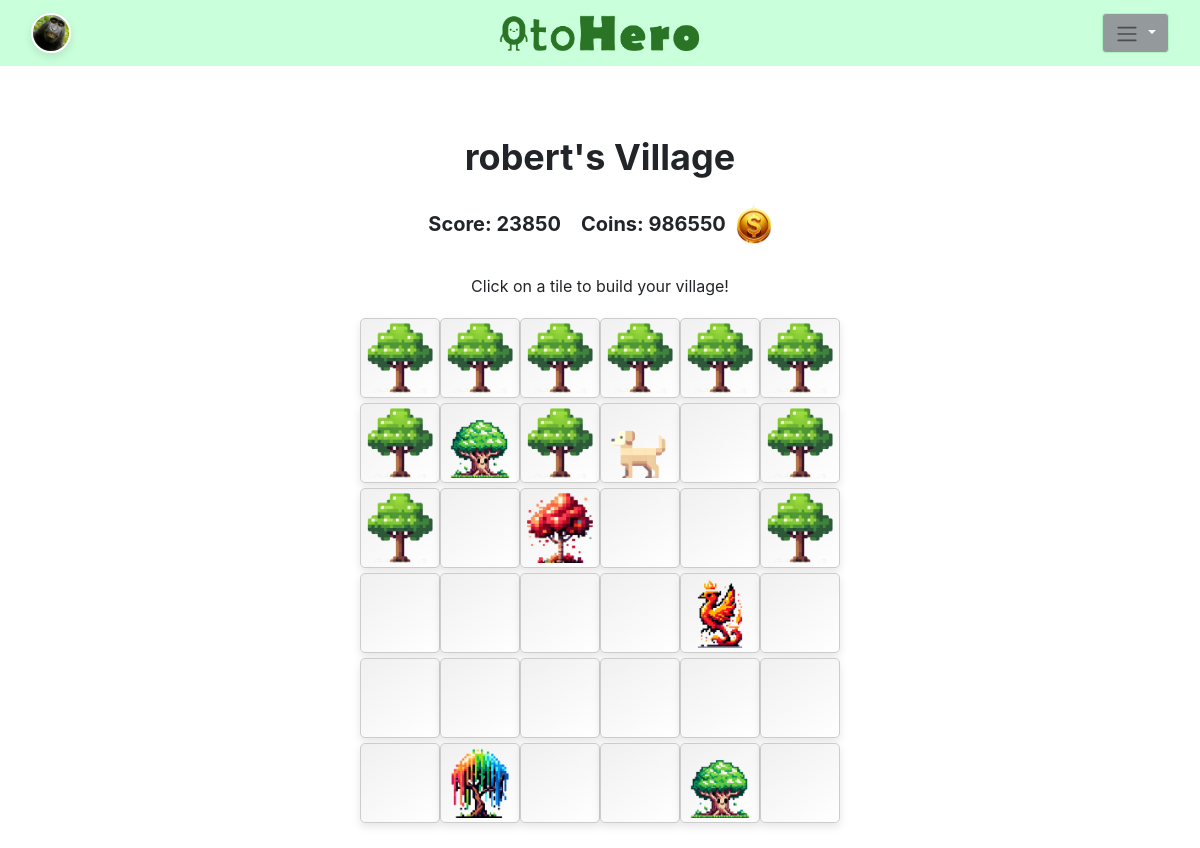
The page /village/robert (signed in) on the database its author committed.
### project/models.py (models this page shows, shortened)
class CustomUser(AbstractUser):
    streak = models.PositiveIntegerField(default=0)
    best_streak =  models.PositiveIntegerField(default=0)
    coins = models.PositiveIntegerField(default=0)
    score = models.IntegerField(default=0)  # Add this line for the score of each item
    profile_picture = models.CharField(max_length=25, default="blank.jpeg")
    is_gamekeeper = models.BooleanField(default=False)

class VillageShop(models.Model):
    item = models.CharField(max_length=25) #The item in the village.
    cost = models.PositiveIntegerField() #The cost of the item.
    image_name = models.CharField(max_length=50, default="")
    score = models.IntegerField(default=0)  # Add this line for the score of each item

### project/views.py (the view)
# urls.py: path('village/<str:username>', views.village, name='village'),
@login_required
def village(request, username):
    user = get_object_or_404(CustomUser, username=username)
    if request.method == "POST" and user == request.user:
        item_name = request.POST.get('item')
        pos = request.POST.get('position')
        if not pos.isdigit() or not item_name:
            messages.error(request, "Invalid request.")
            return redirect('village', username=username)
        pos = int(pos)
        if pos < 0 or pos > 35:
            messages.error(request, "Invalid position.")
            return redirect('village', username=username)
        try:
            shop_item = VillageShop.objects.get(item=item_name)
        except VillageShop.DoesNotExist:
            messages.error(request, "Item does not exist.")
            return redirect('village', username=username)
        existing_item = Village.objects.filter(user=user, position=pos).first()
        if existing_item:
            refund_amount = int(existing_item.item.cost * 0.6)
            user.coins += refund_amount
            existing_item.delete()
        if user.coins < shop_item.cost:
            messages.error(request, "Insufficient coins to buy this item.")
            return redirect('village', username=username)
        user.coins -= shop_item.cost
        Village.objects.create(user=user, item=shop_item, position=pos)
        user.save()
        messages.success(request, "Item placed successfully.")
    else:
        all_village_items = Village.objects.filter(user=user).order_by("position")
        board = []
        total_score = 0
        for row in range(6):
            board_row = []
            for col in range(6):
                image_path = None
                item_score = 0
                if all_village_items.exists() and all_village_items[0].position == row * 6 + col:
                    village_item = all_village_items[0]
                    image_path = village_item.item.image_name
                    item_score = village_item.item.score
                    all_village_items = all_village_items[1:]
                board_row.append({'image_path': image_path, 'score': item_score})
                total_score += item_score
            board.append(board_row)
        user.score = total_score
        user.save()
        num_coins = user.coins if user.coins else 0
        context = {
            'board': board,
            'num_coins': num_coins,
            'total_score': total_score,
            'user': user,
        }
        return render(request, 'project/village.html', context)
    return redirect('village', username=username)

### project/templatetags/math_filters.py (called while the page is built)
@register.filter
def find_grid_position(i,j):
    return i * 6 + j

### project/templates/project/village.html (shortened to what this page needs)
{% extends 'base.html' %}
{% load static %}
{% load math_filters %}
{% block content %}
<div class="game-board-container">
    <div class="user-info-container">
        <div class="username-display">{{user.username}}'s Village</div>
        <div class="score-and-coins">
            <div class="total-score-display">Score: {{ total_score }}</div>
            <div class="coins-display">
                <div class="coins-text-and-value">Coins: {{ num_coins }}</div>
                <img class="coin-img" src="{% static 'project/coin.png' %}" alt="Coin">
            </div>
        </div>
    </div>
    <div class="instructions-display">Click on a tile to build your village!</div>
    <div class="game-board">
    <div class="game-board">
        {% for row in board %}
            <div class="row">
                {% for cell in row %}
                    {% if user == request.user %}
                        <a href="{% url 'village_shop'%}?position={{ forloop.parentloop.counter0|find_grid_position:forloop.counter0 }}">
                    {% endif %}
                            <div class="cell">
                                {% if cell.image_path %}
                                    <img src="{% static 'project/game_assets/'|add:cell.image_path %}" alt="Cell Image">
                                {% endif %}
                            </div>
                    {% endfor %}
            </div>
        {% endfor %}
    </div>
</div>
{% endblock %}

### project/templates/project/navbar.html (shortened to what this page needs)
<nav class="navbar navbar-expand-lg navbar-light  fixed-top">
  <div class="container-fluid d-flex justify-content-between">
    {% load static %}
    {% if request.user.is_authenticated %}
    <a class="navbar-brand" href="{% url 'profile' request.user.username %}">
      <img src="{% static 'project/'|add:request.user.profile_picture%}" alt="Profile" style="width: 40px; height: 40px; border-radius: 50%;">
    </a>
    {% endif %}
    <a class="navbar-logo mx-auto" href="{% url 'home' %}" style="position: absolute; left: 50%; transform: translateX(-50%);">
      <img src="{% static 'project/brand_logo.png' %}" alt="AppName" style="height: 40px;">
    </a>
    <div class="nav-item dropdown">
      <button class="btn btn-secondary dropdown-toggle" type="button" id="dropdownMenuButton" data-toggle="dropdown" aria-haspopup="true" aria-expanded="false">
          <span class="navbar-toggler-icon"></span>
      </button>
      </div>
    </div>
  </nav>

### project/static/project/css/styles.css (style rules this page uses)
* { box-sizing: border-box; margin: 0; padding: 0; }
.navbar-brand img { width: 60px; height: 60px; border-radius: 50%; object-fit: cover; border: 2px solid #ffffff; box-shadow: 0px 4px 8px rgba(0, 0, 0, 0.1); }
.btn-secondary { background-color: #aef4c4; border-color: #aef4c4; }
.game-board-container { display: flex; flex-direction: column; align-items: center; justify-content: flex-start; width: 100%; margin: auto; padding: 20px; }
.cell { width: 12vw; height: 12vw; max-width: 80px; max-height: 80px; margin-bottom: 5px; border: 1px solid #ccc; background: linear-gradient(145deg, #f0f0f0, #ffffff); border-radius: 5px; box-shadow: 0 4px 8px rgba(0,0,0,0.1); display: flex; justify-content: center; align-items: center; position: relative; transition: transform 0.2s ease, background-color 0.3s ease; }
.cell img { max-width: 90%; max-height: 90%; object-fit: contain; }
.coins-text-and-value, .coin-img-container { display: inline-flex; align-items: center; }
.coin-img { width: auto; height: 5vh; margin-left: 10px; }
.total-score-display, .coins-display { display: flex; align-items: center; justify-content: center; font-weight: bold; font-size: 20px; }
.username-display, .total-score-display, .coins-display, .instructions-display { text-align: center; margin: 10px 0; }
.instructions-display { margin: 20px 0; width: 80%; }
.game-board { width: 100%; max-width: 1200px; display: flex; flex-direction: column; align-items: center; }
.user-info-container { text-align: center; margin-top: 100px; font-size: 36px; font-weight: bold; }
.score-and-coins { display: flex; justify-content: center; align-items: center; gap: 20px; }
.coin-img { height: 5vh; }

### project/templates/project/navbar.html (style rules this page uses)
.navbar { background-color: #caffdb; }
.btn-secondary { background-color: #94999c; }

### rows shown on the page
CustomUser: profile_picture (picture), username "robert"
VillageShop: image_name (picture)
VillageShop: image_name (picture)
VillageShop: image_name (picture)
VillageShop: image_name (picture)
VillageShop: image_name (picture)
VillageShop: image_name (picture)

### other values the page prints
{{ total_score }} "23850"
{{ num_coins }} "986550"
